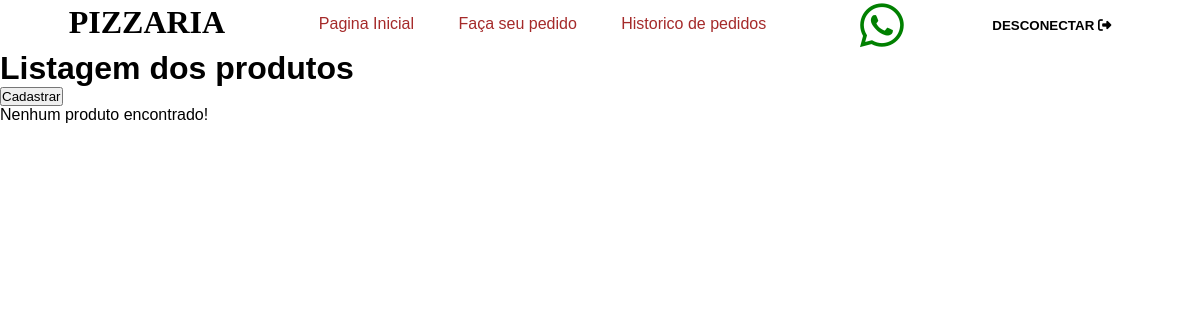
Page /pages/produto/listagem.php (signed in) on the earlier database version.
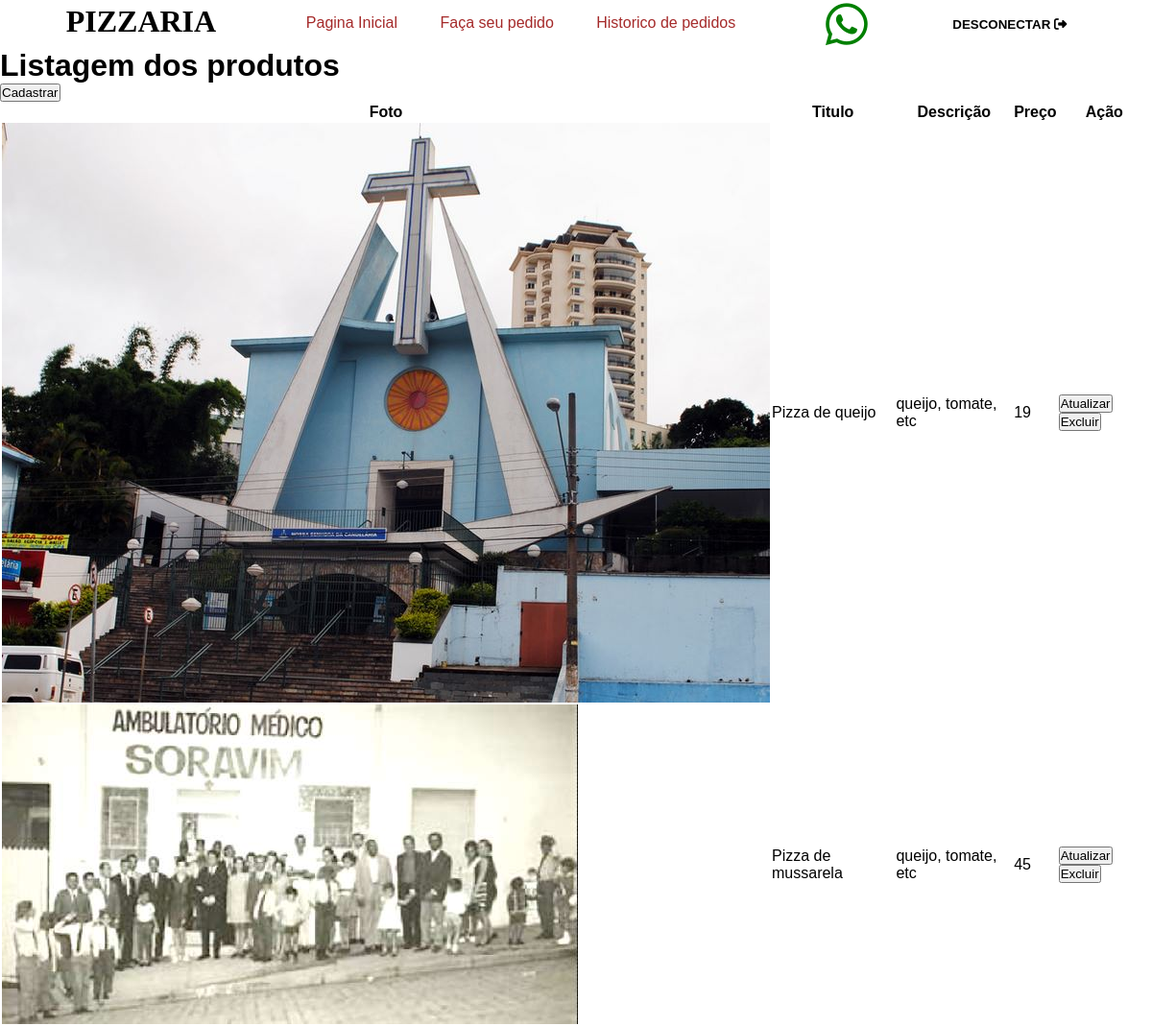
Same page on the later database version.
### tables this page shows
CREATE TABLE IF NOT EXISTS `produto` (
  `id` int NOT NULL AUTO_INCREMENT,
  `titulo` varchar(255) NOT NULL,
  `descricao` varchar(255) NOT NULL,
  `preco` int NOT NULL,
  `img` varchar(255) NOT NULL,
  PRIMARY KEY (`id`)
);

### pages/produto/listagem.php (the view, shortened to what this page needs)
<?php
require '../../utils/navBar.php';
require('../../controller/connections/connection.php');
$paginaAtual = isset($_GET['pagina']) ? $_GET['pagina'] : 1;
$totalPorPagina = 10;
$offset = ($paginaAtual - 1) * $totalPorPagina;
$select = "SELECT titulo, descricao, preco, id, img
          FROM `produto`
          LIMIT $totalPorPagina OFFSET $offset";
$result = $conn->query($select);
$listaProduto = $result->fetch_all()
?>
<!DOCTYPE html>
<html lang="pt-br">
<head>
</head>
<body>
  <h1> Listagem dos produtos </h1>
  <a href='cadastro.php'>
    <button>Cadastrar</button>
  </a>
  <?php
  if (sizeof($listaProduto) > 0) {
    echo "
      <table>
        <tr>
          <th>Foto</th>
          <th>Titulo</th>
          <th>Descrição</th>
          <th>Preço</th>
          <th>Ação</th>
        </tr>
    ";
    foreach ($listaProduto as $produto) {
      echo "
        <tr>
          <td><img src='../../uploadImage/$produto[4]' alt='Foto do produto'></td>
          <td>$produto[0]</td>
          <td>$produto[1]</td>
          <td>$produto[2]</td>
          <td>
            <a href='atualizar.php?id=$produto[3]'>
              <button>Atualizar</button>
            </a>
            <a href='../../controller/scripts/deletarProduto.php?id=$produto[3]'>
              <button>Excluir</button>
            </a>
          </td>
        </tr>";
    }
    echo "</table>";
  } else {
    echo "<p>Nenhum produto encontrado!</p>";
  }
  ?>
</body>
</html>

Differences in the rows shown:
added produto: img (picture), titulo "Pizza de queijo", descricao "queijo, tomate, etc", preco "19"
added produto: img (picture), titulo "Pizza de mussarela", descricao "queijo, tomate, etc", preco "45"
Other differences:
text no longer shown: "Nenhum produto encontrado!"
text now shown: "Foto Titulo Descrição Preço Ação"
